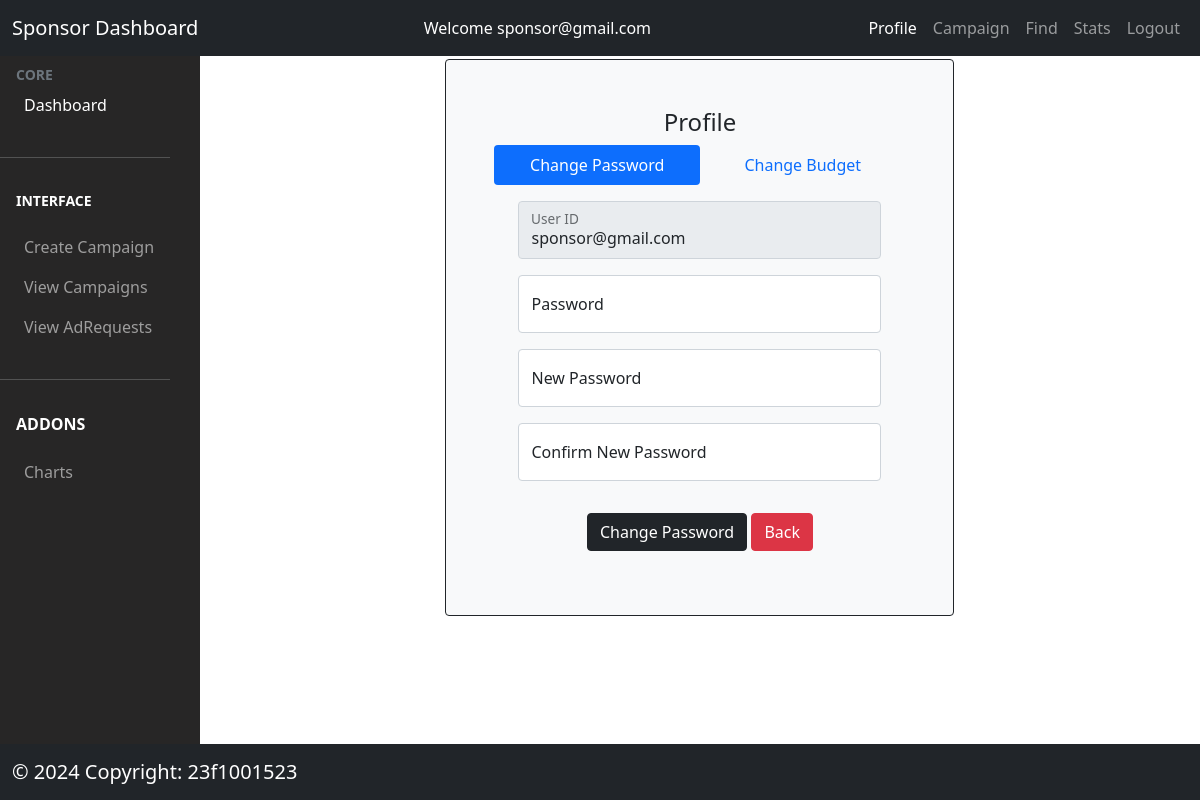
The page /sponsor/profile (signed in) on the database as committed earlier.
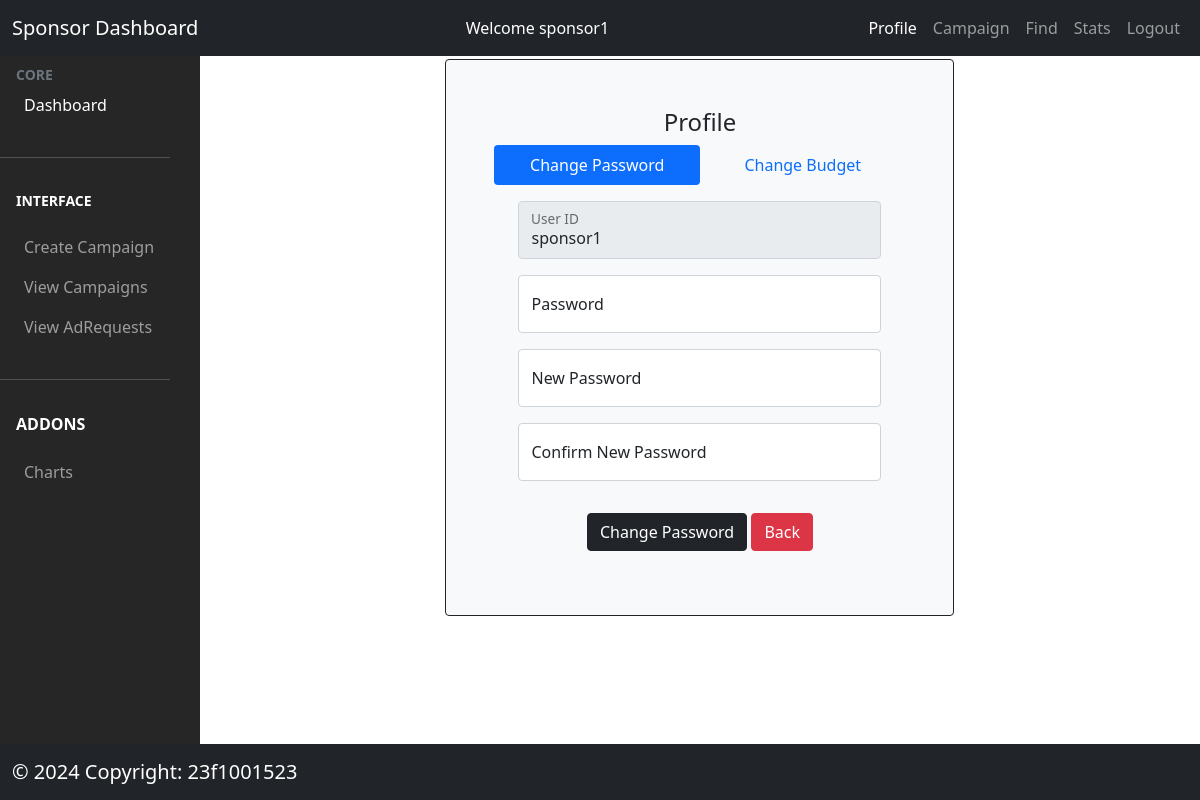
The same page on the database as committed later.
### models/model.py (models this page shows, shortened)
class Sponsor(db.Model):
  __tablename__ = "sponsors"
  id = db.Column(db.Integer, autoincrement=True, primary_key=True)
  sponsor_id = db.Column(db.String(200), nullable=False, unique=True)
  sponsor_name = db.Column(db.String(300), nullable=False)
  sponsor_password = db.Column(db.String(50), nullable=False)
  industry = db.Column(db.String(200), nullable=False)
  budget = db.Column(db.Float, nullable=False)
  status = db.Column(db.String(200), nullable=False)
  campaigns = db.relationship("Campaign", backref="sponsor", lazy=True)
  create_date = db.Column(db.DateTime, default=datetime.now(timezone.utc))

### controllers/sponsor.py (the view)
@app.route('/sponsor/profile')
@login_required_sponsor
def sponsorprofile():
  sponsor_id = session['user_id']
  sponsor = Sponsor.query.filter_by(sponsor_id=sponsor_id).first()
  return render_template('/sponsor/sponsor_profile.html', sponsor=sponsor)

### controllers/usermanager.py (called while the page is built)
def login_required_sponsor(func):
  @wraps(func)
  def wrapper_sponsor(*args, **kwargs):
    if session.get('loggedin') is None or session['user_type'] != 'sponsor':
      flash('You need to login first')
      return redirect(url_for('login'))
    return func(*args, **kwargs)
  return wrapper_sponsor

### templates/sponsor/sponsor_profile.html (shortened to what this page needs)
{% extends '/sponsor/sponsor_dashboard.html' %}
{% block content %}
<div class="row justify-content-center" >
  <div class="col-sm-6 bg-light border border-dark rounded p-5" >
      <div class="text-center">
        <h4>Profile</h4>
      </div>
      <ul class="nav nav-pills nav-justified mb-3 justify-content-center" role="tablist">
        <li class="nav-item">
          <a class="nav-link active" data-bs-toggle="pill" href="#change_password  ">Change Password</a>
        </li>
        <li class="nav-item">
          <a class="nav-link" data-bs-toggle="pill" href="#change_budget">Change Budget</a>
        </li>
      </ul>
    <div class="tab-content" id="myTabContent">
      <div class="container tab-pane  active" id="change_password" role="tabpanel" aria-labelledby="profile-tab">
        <form action="/profile/change/password" method="POST">
          <div class="form-floating mb-3 mt-3">
            <input type="text" class="form-control" id="sponsor_id" placeholder="Enter User ID" name="sponsor_id" value="{{session['user_id']}}"disabled>
            <label for="sponsor_id">User ID</label>
          </div>
          <div class="form-floating mb-3">
            <input type="password" class="form-control" id="sponsor_password" placeholder="Enter Password" name="sponsor_password" required>
            <label for="sponsor_password">Password</label>
          </div>
          <div class="form-floating mb-3">
            <input type="password" class="form-control" id="new_password" placeholder="Enter Password" name="new_password" required>
            <label for="new_password">New Password</label>
          </div>
          <div class="form-floating mb-3">
            <input type="password" class="form-control" id="confirm_new_password" placeholder="Enter Password" name="confirm_new_password" required>
            <label for="confirm_new_password">Confirm New Password</label>
          </div>
           <div class='text-center m-3 '>
              <input type="submit"  value="Change Password" class="btn btn-dark mt-3 justify-content-center">
              <a type="button" href='/sponsor/profile' class="btn btn-danger text-white mt-3">Back</a>
            </div>
         </form>
</div>
    </div>
  </div>
</div>
{% endblock %}

### templates/sponsor/sponsor_dashboard.html (shortened to what this page needs)
<!doctype html>
<html lang="en">
  <head>
    {% block head %}
     <link rel="stylesheet" href="/static/css/style.css">
    <link href="https://cdn.jsdelivr.net/npm/bootstrap@5.0.2/dist/css/bootstrap.min.css" rel="stylesheet">
    {% endblock %}
  </head>
  <body>
    <div class="parent">
      <div class="header">
        <nav class="navbar navbar-expand-lg navbar-dark bg-dark">
          <div class="container-fluid">
            <a class="navbar-brand" href="/sponsor/dashboard">Sponsor Dashboard</a>
            <div class="collapse navbar-collapse" id="navbarSupportedContent">
              <ul  class="navbar-nav ms-auto mb-2 mb-lg-0">
                <li>
                  <a class="nav-link active" href="/sponsor/campaign"> Welcome {{session['user_id']}}</a>
                </li>
              </ul>
              <ul class="navbar-nav ms-auto mb-2 mb-lg-0">
                <li class="nav-item">
                  <a class="nav-link active"  href="/sponsor/profile">Profile</a>
                </li>
                <li class="nav-item">
                  <a class="nav-link" href="/sponsor/campaign/show">Campaign</a>
                </li>
                <li class="nav-item">
                  <a class="nav-link" href="/sponsor/find">Find</a>
                </li>
                <li class="nav-item">
                  <a class="nav-link" href="/sponsor/stats">Stats</a>
                </li>
                <li class="nav-item dropdown">
                    <a class="nav-link" href="/logout">Logout</a>
                </li>
              </ul>
            </div>
          </div>
        </nav>
      </div>
      <div class="aside">
        <nav class="navbar navbar-dark">
            <ul class="navbar-nav navbar-expand-md">
            <li>
              <div class="text-muted small fw-bold text-uppercase px-3">
                CORE
              </div>
            </li>
            <li>
              <a href="/sponsor/dashboard" class="nav-link px-3 active">
                <span>Dashboard</span>
              </a>
            </li>
            <li class="my-4"><hr class="dropdown-divider bg-light" /></li>
            <li>
              <div class="small fw-bold text-uppercase px-3 mb-3">
                Interface
              </div>
            </li>
              <li>
                <a class="nav-link px-3 sidebar-link"
                 href="/sponsor/campaign">
                  <span>Create Campaign</span>
                </a>
              </li>
            <li>
              <a class="nav-link px-3 sidebar-link"
               href="/sponsor/campaign/show">
                <span>View Campaigns</span>
              </a>
            </li>
              <li>
                <a href="/sponsor/campaign/show" class="nav-link px-3">
                  <span>View AdRequests</span>
                </a>
              </li>
            <li class="my-4"><hr class="dropdown-divider bg-light" /></li>
            <li>
              <div class="fw-bold text-uppercase px-3 mb-3">
                Addons
              </div>
            </li>
            <li>
              <a href="/sponsor/stats" class="nav-link px-3">
                <span>Charts</span>
              </a>
            </li>
          </ul>
        </nav>
      </div>
      <div class="main">
          {% block content %}
        {% endblock %}
      </div>
      <div class="footer">
        <nav class="navbar fixed-bottom bg-dark navbar-dark">
          <div class="container-fluid">
            <a class="navbar-brand me-auto" href="#">&copy 2024 Copyright: 23f1001523</a>
          </div>
        </nav>
      </div>
    </div>
  </body>
</html>

Rows that differ between the two databases and show on the page:
no longer on this page (row edited): Sponsor: user_id "sponsor@gmail.com"
Other text that changed with them:
{{ session['user_id'] }}: (not shown) → "sponsor1"
form field sponsor_id: "sponsor@gmail.com" → "sponsor1"
